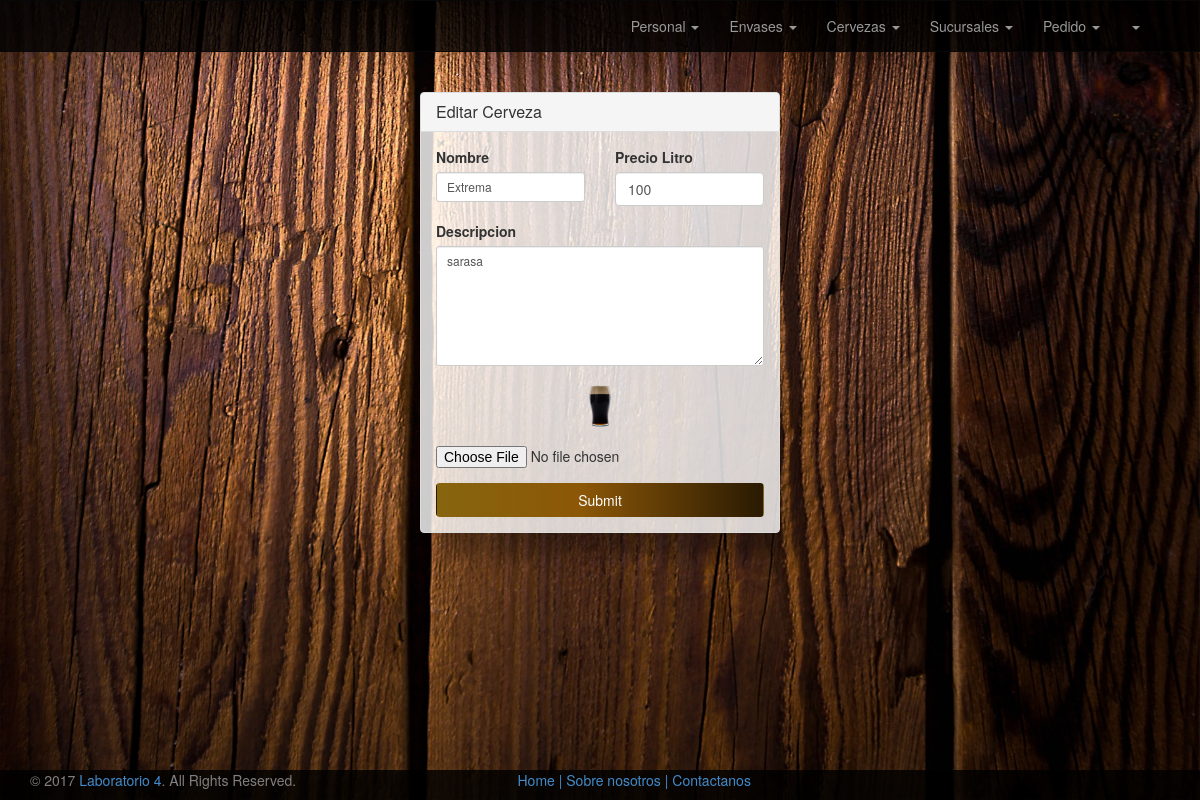
The app's page /cerveza/modificarCerveza/23 (signed in) with its own data.
### tables this page shows
CREATE TABLE `cervezas` (
  `idCerveza` int(11) NOT NULL,
  `nombre` varchar(50) NOT NULL,
  `descripcion` text NOT NULL,
  `precioLitro` int(11) DEFAULT NULL,
  `foto` varchar(100) NOT NULL,
  `estado` tinyint(1) NOT NULL DEFAULT '1'
);

### Controladora/cervezaControlador.php (called while the page is built, shortened)
<?php namespace Controladora;
class cervezaControlador
{
	private $cerveza;
	public function __construct()
	{
		$this->cerveza = CervezaDAO::getInstance();
	}
	public function modificarCerveza($idCerv){
			$cerv = $this->cerveza->buscar($idCerv);
			require_once ROOT . "Vistas/template.php";
			require_once ROOT . "Vistas/editarCerveza.php";
		}
}
?>

### index.php (called while the page is built, shortened)
<?php
	Router::direccionar(Request::getInstance());
?>

### DAO/CervezaDAO.php (called while the page is built, shortened)
<?php namespace DAO;
class CervezaDAO implements IDAO
{
	public function buscar($idcerveza){
		$resultado = null;
		try {
			$con = new Conexion();
			$conexion = $con->conectar();
			$sql = "select * from cervezas where idCerveza = :idCerveza";
			$statement = $conexion->prepare($sql);
			$statement->bindParam(':idCerveza', $idcerveza);
			$statement->execute();
			$resultado = $statement->fetch();
		} catch (PDOException $e) {
			echo "ERROR: " . $e->getMessage();
		}
		return $resultado;
	}
}
?>

### Vistas/editarCerveza.php (the view, shortened to what this page needs)
<section>
	<div class="container">
        <div class="row centered-form">
        	<div class="col-xs-12 col-sm-8 col-md-4 col-sm-offset-2 col-md-offset-4">
        		<div class="panel panel-default">
        			<div class="panel-heading">
			    		<h3  class="panel-title">Editar Cerveza <small></small></h3>
			 		</div>
			 		<div class="panel-body">
			    		<form role="form" method="POST" action="<?php echo DIR .'cerveza/editarCerveza';?>" enctype="multipart/form-data">
			    			<div class="row">
			    				<div class="col-xs-6 col-sm-6 col-md-6">
			    					<div class="form-group">
			    						<label for="nombre">Nombre</label>
			    						<input type="text" name="nombre" id="nombre" class="form-control input-sm floatlabel" required=on value="<?php echo $cerv['nombre']; ?>">
			    					</div>
			    				</div>
			    				<div class="col-xs-6 col-sm-6 col-md-6">
			    					<div class="form-group">
			    						<label for="precioLitro">Precio Litro</label>
			    						<input type="number" name="precioLitro" id="precioLitro"  class="form-control ut-sm" required="on" value="<?php echo $cerv['precioLitro'];?>">
			    					</div>
			    				</div>
			    			</div>
			    			<div class="row">
			    				<div class="col-xs-6 col-sm-6 col-md-12">
			    					<div class="form-group">
			    						<label for="descripcion">Descripcion</label>
			    						<textarea name="descripcion" id="descripcion" class="form-control input-sm floatlabel" required=on rows="6" ><?php echo $cerv['descripcion']; ?></textarea>
			    					</div>
			    				</div>
			    			</div>
			    			<div class="row">
			    				<div class="" align="center">
			    					<div class="form-group">
			    						<a href="javascript:CargarFoto('<?php echo DIR . $cerv['foto'] ; ?>','500','500')"><img src="<?php echo DIR . $cerv['foto'];?>" with='50' height='50'></a>
			    					</div>
			    				</div>
			    			</div>
			    			<div class="row">
			    				<div class="col-xs-6 col-sm-6 col-md-6">
			    					<div class="form-group">
			    						<input type="file" name="fileToUpload" id="fileToUpload" >
			    					</div>
			    				</div>
			    			</div>
			    			<input type="submit" class="btn boton btn-block" style="color: white">
			    		</form>
			     	</div>
	    		</div>
    		</div>
    	</div>
    </div>
</section>

### Vistas/template.php (style rules this page uses)
.boton { background: rgba(135,101,15,1); background: -moz-linear-gradient(left, rgba(135,101,15,1) 0%, rgba(140,87,7,1) 44%, rgba(41,26,2,1) 100%); background: -webkit-gradient(left top, right top, color-stop(0%, rgba(135,101,15,1)), color-stop(44%, rgba(140,87,7,1)), color-stop(100%, rgba(41,26,2,1))); background: -webkit-linear-gradient(left, rgba(135,101,15,1) 0%, rgba(140,87,7,1) 44%, rgba(41,26,2,1) 100%); background: -o-linear-gradient(left, rgba(135,101,15,1) 0%, rgba(140,87,7,1) 44%, rgba(41,26,2,1) 100%); background: -ms-linear-gradient(left, rgba(135,101,15,1) 0%, rgba(140,87,7,1) 44%, rgba(41,26,2,1) 100%); background: linear-gradient(to right, rgba(135,101,15,1) 0%, rgba(140,87,7,1) 44%, rgba(41,26,2,1) 100%); filter: progid:DXImageTransform.Microsoft.gradient( startColorstr='#87650f', endColorstr='#291a02', GradientType=1 ); }
.centered-form { margin-top: 40px; }
.centered-form .panel { background: rgba(255, 255, 255, 0.8); box-shadow: rgba(0, 0, 0, 0.3) 20px 20px 20px; }

### records on screen
cervezas: nombre "Extrema", precioLitro "100", descripcion "sarasa", foto (picture)
